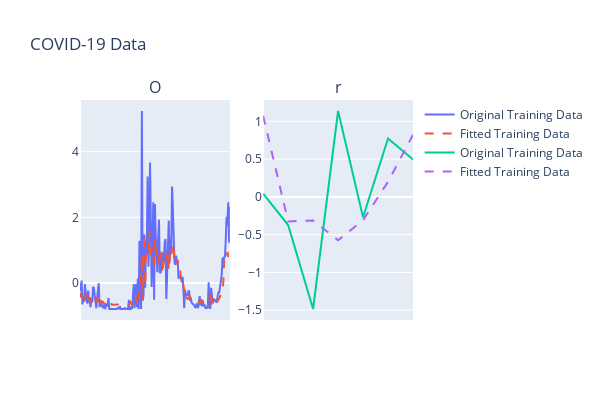

Notebook cell for this chart:
### Code cell
#@title visualization the result
import numpy as np
import plotly.graph_objects as go
from plotly.subplots import make_subplots

y_pred_train = rnn_model.predict(X_train_seq).reshape(-1,1)
y_pred_test = rnn_model.predict(X_test_seq).reshape(-1,1)

num_dates = len(df['Date'])
step = max(1, num_dates // 15)
display_dates = df['Date'][::step]

# Create subplots
fig = make_subplots(
    rows=1, cols=2,
    subplot_titles=("Original Training Data"),
    shared_xaxes=True
)

# Add training data traces
fig.add_trace(go.Scatter(x=np.arange(len(X_train) - sequence_length + 1), y=y_train_seq.flatten(), mode='lines', name='Original Training Data'), row=1, col=1)
fig.add_trace(go.Scatter(x=np.arange(len(X_train) - sequence_length + 1), y=y_pred_train.flatten(), mode='lines', name='Fitted Training Data', line=dict(dash='dash')), row=1, col=1)

# Add testing data traces
fig.add_trace(go.Scatter(x=np.arange(len(X_test) - sequence_length + 1), y=y_test_seq.flatten(), mode='lines', name='Original Training Data'), row=1, col=2)
fig.add_trace(go.Scatter(x=np.arange(len(X_test) - sequence_length + 1), y=y_pred_test.flatten(), mode='lines', name='Fitted Training Data', line=dict(dash='dash')), row=1, col=2)

# Update layout
fig.update_layout(
    height=400, width=600,
    title_text="COVID-19 Data",
    hovermode='x unified'
)

for i in range(1, 2):
    for j in range(1, 3):
        fig.update_xaxes(
            tickvals=display_dates,
            tickformat="%b %d\n%Y",
            tickangle=45,
            row=i, col=j
        )

# Show the plot
fig.show()

### Figure 1 — Plotly figure (JSON) as saved in the notebook; plotly's stock layout.template omitted (floating-point values rounded to 4 significant figures; data arrays with more than 128 entries replaced by an {"elided": "..."} marker saying what was removed)
{"data": [{"mode": "lines", "name": "Original Training Data", "type": "scatter", "x": {"elided": "186 int values"}, "xaxis": "x", "y": {"elided": "185 float values"}, "yaxis": "y"}, {"line": {"dash": "dash"}, "mode": "lines", "name": "Fitted Training Data", "type": "scatter", "x": {"elided": "186 int values"}, "xaxis": "x", "y": {"elided": "185 float values"}, "yaxis": "y"}, {"mode": "lines", "name": "Original Training Data", "type": "scatter", "x": [0, 1, 2, 3, 4, 5, 6, 7], "xaxis": "x2", "y": [0.04342, -0.3734, -1.485, 1.138, -0.2692, 0.7728, 0.495], "yaxis": "y2"}, {"line": {"dash": "dash"}, "mode": "lines", "name": "Fitted Training Data", "type": "scatter", "x": [0, 1, 2, 3, 4, 5, 6, 7], "xaxis": "x2", "y": [1.076, -0.3245, -0.3128, -0.5753, -0.3087, 0.2007, 0.8219], "yaxis": "y2"}], "layout": {"annotations": [{"font": {"size": 16}, "showarrow": false, "text": "O", "x": 0.225, "xanchor": "center", "xref": "paper", "y": 1, "yanchor": "bottom", "yref": "paper"}, {"font": {"size": 16}, "showarrow": false, "text": "r", "x": 0.775, "xanchor": "center", "xref": "paper", "y": 1, "yanchor": "bottom", "yref": "paper"}], "height": 400, "hovermode": "x unified", "title": {"text": "COVID-19 Data"}, "width": 600, "xaxis": {"anchor": "y", "domain": [0, 0.45], "tickangle": 45, "tickformat": "%b %d\n%Y", "tickvals": ["2021-04-05T00:00:00", "2021-04-18T00:00:00", "2021-05-01T00:00:00", "2021-05-14T00:00:00", "2021-05-27T00:00:00", "2021-06-09T00:00:00", "2021-06-22T00:00:00", "2021-07-05T00:00:00", "2021-07-18T00:00:00", "2021-07-31T00:00:00", "2021-08-13T00:00:00", "2021-08-26T00:00:00", "2021-09-08T00:00:00", "2021-09-21T00:00:00", "2021-10-04T00:00:00", "2021-10-17T00:00:00"]}, "xaxis2": {"anchor": "y2", "domain": [0.55, 1], "tickangle": 45, "tickformat": "%b %d\n%Y", "tickvals": ["2021-04-05T00:00:00", "2021-04-18T00:00:00", "2021-05-01T00:00:00", "2021-05-14T00:00:00", "2021-05-27T00:00:00", "2021-06-09T00:00:00", "2021-06-22T00:00:00", "2021-07-05T00:00:00", "2021-07-18T00:00:00", "2021-07-31T00:00:00", "2021-08-13T00:00:00", "2021-08-26T00:00:00", "2021-09-08T00:00:00", "2021-09-21T00:00:00", "2021-10-04T00:00:00", "2021-10-17T00:00:00"]}, "yaxis": {"anchor": "x", "domain": [0, 1]}, "yaxis2": {"anchor": "x2", "domain": [0, 1]}}}
